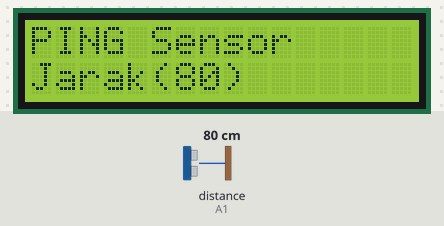
Recording of a sketch running on a simulated Arduino Uno, built with avr-gcc and run on an emulated ATmega328P. Parts: 16×2 character LCD. Wiring (inferred from the names in the program): ultrasonic range finder: trigger A1; echo A1. Inputs (shaded band) come from the test bench; at power-on: distance to the obstacle (sensor on A1) 80 cm. The echo pulse lasts 58.3 µs per cm.

Above: at 1.2 s.
1.3 s: distance to the obstacle (sensor on A1) set to 250 cm
At 2.2 s:
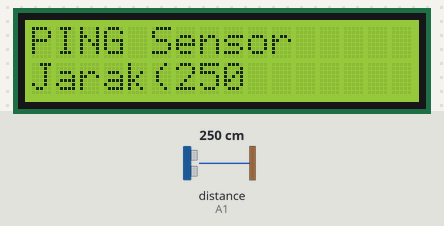
2.8 s: distance to the obstacle (sensor on A1) set to 2 cm
At 3.1 s:
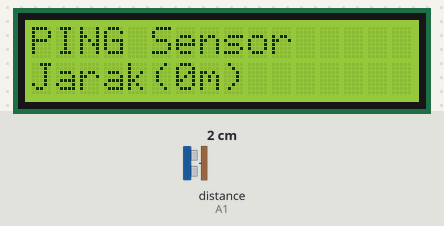
5.8 s: distance to the obstacle (sensor on A1) set to 35 cm
At 6.2 s:
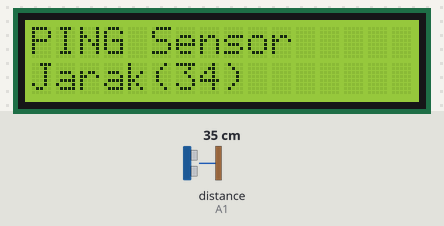
Timing chart, 0 to 8.8 s (numbered marks = the images above; inputs shaded):
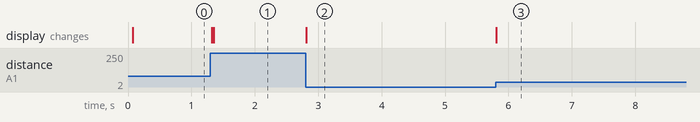

Measured:
- after the input at 1.3 s, the display: changes at once (image 1)
- after the input at 2.8 s, the display: changes at once (image 2)
- after the input at 5.8 s, the display: changes at once (image 3)

The sketch:

13_16520016_02.ino
```cpp
#include <LiquidCrystal.h>
LiquidCrystal lcd(7, 6, 5, 4, 3, 2);
const int pingPin = A1;
long duration, cm;

void setup()
{
  lcd.begin(16, 2);
  lcd.print("PING Sensor");
}

void loop(){
  cm = read_ultra_sonic();

  /*Print to LCD*/
  lcd.setCursor(0,1);
  lcd.print("Jarak(cm) ");
  lcd.setCursor(6,1);
  lcd.print(cm);
  //print_unit_cm(cm);
}

int read_ultra_sonic(){

  pinMode(pingPin, OUTPUT);
  digitalWrite(pingPin, LOW);
  delayMicroseconds(2);
  digitalWrite(pingPin, HIGH);
  delayMicroseconds(5);
  digitalWrite(pingPin, LOW);

  pinMode(pingPin, INPUT);
  duration = pulseIn(pingPin, HIGH);
  cm = microsecondsToCentimeters(duration);

  if (cm >= 2 && cm <= 330){
    return cm;
  } else {
    return 0;
  }
}

long microsecondsToCentimeters(long microseconds) {
  return microseconds / 29 / 2;
}
```
